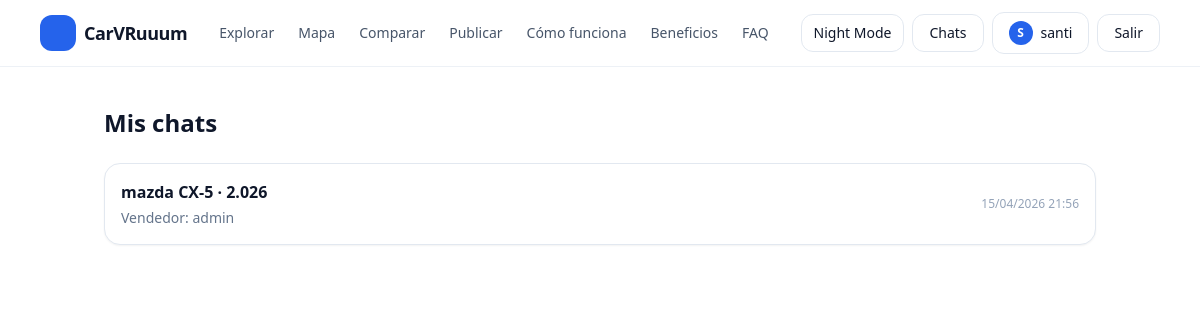
Screenshot of /messages/ (signed in) with the database file from the repository.
### messaging/models.py (models this page shows, shortened)
class Conversation(models.Model):
    car = models.ForeignKey(
        "cars.Car",
        on_delete=models.CASCADE,
        related_name="conversations",
    )
    buyer = models.ForeignKey(
        User,
        on_delete=models.CASCADE,
        related_name="buyer_conversations",
    )
    seller = models.ForeignKey(
        User,
        on_delete=models.CASCADE,
        related_name="seller_conversations",
    )
    created_at = models.DateTimeField(auto_now_add=True)
    updated_at = models.DateTimeField(auto_now=True)
    class Meta:
        ordering = ["-updated_at"]
        constraints = [
            models.UniqueConstraint(
                fields=["car", "buyer", "seller"],
                name="unique_conversation_per_car_buyer_seller",
            )
        ]

### cars/models.py (models this page shows, shortened)
class Car(models.Model):
    owner = models.ForeignKey(settings.AUTH_USER_MODEL, on_delete=models.CASCADE, related_name="cars")
    make = models.CharField(max_length=60)
    model = models.CharField(max_length=60)
    year = models.PositiveIntegerField(validators=[MinValueValidator(1950), MaxValueValidator(2100)])
    price = models.PositiveIntegerField(validators=[MinValueValidator(0)])
    mileage_km = models.PositiveIntegerField(default=0, validators=[MinValueValidator(0)])
    is_sold = models.BooleanField(default=False)
    sold_at = models.DateTimeField(blank=True, null=True)
    city = models.CharField(max_length=80, blank=True, default="")
    description = models.TextField(blank=True, default="")
    is_active = models.BooleanField(default=True)
    created_at = models.DateTimeField(auto_now_add=True)
    class Meta:
        ordering = ["-created_at"]

### messaging/views.py (the view)
# urls.py: path("", views.conversation_list, name="conversation_list"),
@login_required
def conversation_list(request):
    conversations = (
        Conversation.objects
        .filter(Q(buyer=request.user) | Q(seller=request.user))
        .select_related("car", "buyer", "seller")
        .order_by("-updated_at")
    )
    return render(
        request,
        "messaging/conversation_list.html",
        {"conversations": conversations},
    )

### messaging/templates/messaging/conversation_list.html (shortened to what this page needs)
{% extends "base.html" %}
{% block content %}
<section class="mx-auto max-w-5xl px-4 py-10">
  <div class="mb-6 flex items-center justify-between">
    <h1 class="text-2xl font-bold">Mis chats</h1>
  </div>
  {% if conversations %}
    <div class="space-y-4">
      {% for conv in conversations %}
        <a href="{% url 'messaging:conversation_detail' conv.id %}"
           class="block rounded-2xl border border-slate-200 bg-white p-4 shadow-sm transition hover:bg-slate-50 dark:border-slate-800 dark:bg-slate-900 dark:hover:bg-slate-800">
          <div class="flex items-center justify-between gap-4">
            <div>
              <p class="font-semibold text-slate-900 dark:text-white">
                {{ conv.car.make }} {{ conv.car.model }} · {{ conv.car.year }}
              </p>
              <p class="mt-1 text-sm text-slate-500">
                {% if request.user == conv.buyer %}
                  Vendedor: {{ conv.seller.username }}
                {% else %}
                  Comprador: {{ conv.buyer.username }}
                {% endif %}
              </p>
            </div>
            <span class="text-xs text-slate-400">
              {{ conv.updated_at|date:"d/m/Y H:i" }}
            </span>
          </div>
        </a>
      {% endfor %}
    </div>
  {% else %}
    <div class="rounded-2xl border border-slate-200 bg-white p-8 text-center dark:border-slate-800 dark:bg-slate-900">
      <p class="text-slate-500">Todavía no tienes conversaciones.</p>
    </div>
  {% endif %}
</section>
{% endblock %}

### templates/base.html (shortened to what this page needs)
{% load static %}
<!doctype html>
<html lang="es" class="">
<head>
  <script src="https://cdn.tailwindcss.com"></script>
</head>
<body class="min-h-screen bg-white text-slate-900 dark:bg-slate-950 dark:text-slate-100">
  <header class="sticky top-0 z-50 border-b border-slate-200/60 bg-white/80 backdrop-blur dark:border-slate-800/60 dark:bg-slate-950/70">
    <div class="mx-auto flex max-w-6xl items-center justify-between px-4 py-3">
      <a href="{% url 'landing' %}" class="flex items-center gap-2">
        <div class="h-9 w-9 rounded-xl bg-blue-600"></div>
        <span class="text-lg font-semibold tracking-tight">CarVRuuum</span>
      </a>
      <nav class="hidden items-center gap-6 md:flex">
        <a href="{% url 'cars:cars_list' %}" class="text-sm text-slate-600 hover:text-slate-900 dark:text-slate-300 dark:hover:text-white">
          Explorar
        </a>
        <a href="{% url 'cars:map' %}" class="text-sm text-slate-600 hover:text-slate-900 dark:text-slate-300 dark:hover:text-white">
           Mapa
        </a>
        <a href="{% url 'cars:compare_cars' %}" class="text-sm text-slate-600 hover:text-slate-900 dark:text-slate-300 dark:hover:text-white">
          Comparar
        </a>
        {% if user.is_authenticated %}
          <a href="{% url 'cars:car_create' %}" class="text-sm text-slate-600 hover:text-slate-900 dark:text-slate-300 dark:hover:text-white">
            Publicar
          </a>
        {% else %}
          <a href="{% url 'login' %}?next={% url 'cars:car_create' %}" class="text-sm text-slate-600 hover:text-slate-900 dark:text-slate-300 dark:hover:text-white">
            Publicar
          </a>
        {% endif %}
        <a href="{% url 'landing' %}#como-funciona" class="text-sm text-slate-600 hover:text-slate-900 dark:text-slate-300 dark:hover:text-white">
          Cómo funciona
        </a>
        <a href="{% url 'landing' %}#beneficios" class="text-sm text-slate-600 hover:text-slate-900 dark:text-slate-300 dark:hover:text-white">
          Beneficios
        </a>
        <a href="{% url 'landing' %}#faq" class="text-sm text-slate-600 hover:text-slate-900 dark:text-slate-300 dark:hover:text-white">
          FAQ
        </a>
      </nav>
      <div class="flex items-center gap-2">
        <button onclick="toggleTheme()"
          class="rounded-xl border border-slate-200 px-3 py-2 text-sm hover:bg-slate-50 dark:border-slate-800 dark:hover:bg-slate-900">
          Night Mode
        </button>
        {% if user.is_authenticated %}
          <a href="{% url 'messaging:conversation_list' %}"
             class="rounded-xl border border-slate-200 px-4 py-2 text-sm font-medium hover:bg-slate-50 dark:border-slate-800 dark:hover:bg-slate-900">
            Chats
          </a>
          <a href="{% url 'profile' %}"
             class="flex items-center gap-2 rounded-xl border border-slate-200 px-4 py-2 text-sm font-medium hover:bg-slate-50 dark:border-slate-800 dark:hover:bg-slate-900">
            <span class="flex h-6 w-6 items-center justify-center rounded-full bg-blue-600 text-xs font-bold uppercase text-white">
              {{ user.username|slice:":1" }}
            </span>
            {{ user.username }}
          </a>
          <form method="post" action="{% url 'logout' %}">
            <button class="rounded-xl border border-slate-200 px-4 py-2 text-sm hover:bg-slate-50 dark:border-slate-800 dark:hover:bg-slate-900">
              Salir
            </button>
          </form>
        {% endif %}
      </div>
    </div>
  </header>
  {% block content %}{% endblock %}
</body>
</html>

### rows the page displays
Conversation: car.make "mazda", car.model "CX-5", car.year "2.026", seller.username "admin", updated_at "15/04/2026 21:56"

### other values shown
{{ user.username|slice:":1" }} "S"
{{ user.username }} "santi"
